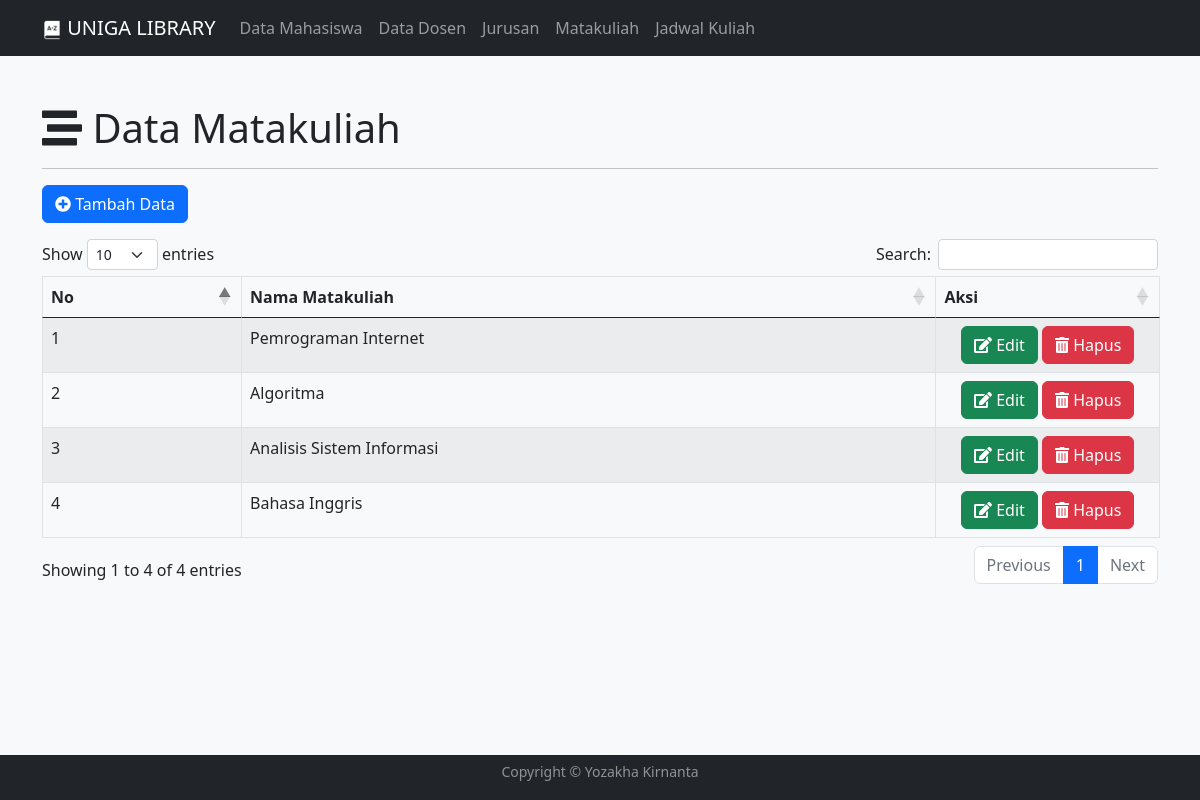
The app's page /perpusuniga_21510015/matkul.php with its own data.
### tables this page shows
CREATE TABLE `t_matakuliah` (
  `id_matkul` int(4) NOT NULL,
  `nama_matkul` varchar(30) NOT NULL
);

### perpusuniga_21510015/config/controller.php (called while the page is built, shortened)
<?php
function select($query){
    global $koneksi;
    $result = mysqli_query($koneksi, $query);
    $rows = [];
    while ($row = mysqli_fetch_assoc($result)){
        $rows[] = $row;
    }
    return $rows;
}

### perpusuniga_21510015/matkul.php (the view, shortened to what this page needs)
<?php
 include "layout/header.php";
 $data_matkul = select("SELECT * FROM t_matakuliah ORDER BY id_matkul ASC");
?>
<div class="container mt-5">
<h1><i class="fas fa-stream"></i> Data Matakuliah</h1>
    <hr>
    <a href="tambah-matkul.php" class="btn btn-primary mb-3"><i class="fas fa-plus-circle"></i> Tambah Data</a>
    <table id="table" class="table table-bordered table-striped mt-3">
        <thead>
            <tr>
                <td><b>No</td>
                <td><b>Nama Matakuliah</td>
                <td><b>Aksi</td>
            </tr>
        </thead>
        <tbody>
            <?php $no = 1; ?>
            <?php foreach ($data_matkul as $matkul):   ?>
            <tr>
                <td><?= $no++; ?></td>
                <td><?= $matkul['nama_matkul']; ?></td>
                <td width="20%" class="text-center">
                    <a href="ubah-matkul.php?id_matkul=<?= $matkul['id_matkul'];?>" class="btn btn-success"><i
                            class="fas fa-edit"></i> Edit</a>
                    <a href="hapus-matkul.php?id_matkul=<?= $matkul['id_matkul'];?>" class="btn btn-danger"><i class="fas fa-trash-alt"></i>
                        Hapus</a>
                </td>
            </tr>
            <?php endforeach; ?>
        </tbody>
    </table>
</div>
<?php include "layout/footer.php"; ?>

### perpusuniga_21510015/layout/header.php (style rules this page uses)
:root { --bs-body-bg: #f8f9fa; }

### records on screen
t_matakuliah: nama_matkul "Pemrograman Internet"
t_matakuliah: nama_matkul "Algoritma"
t_matakuliah: nama_matkul "Analisis Sistem Informasi"
t_matakuliah: nama_matkul "Bahasa Inggris"
